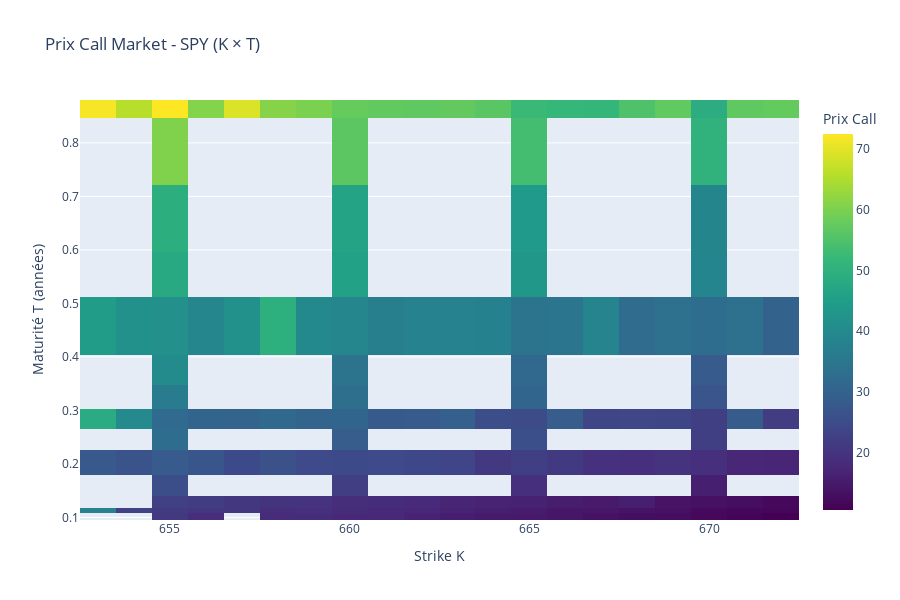
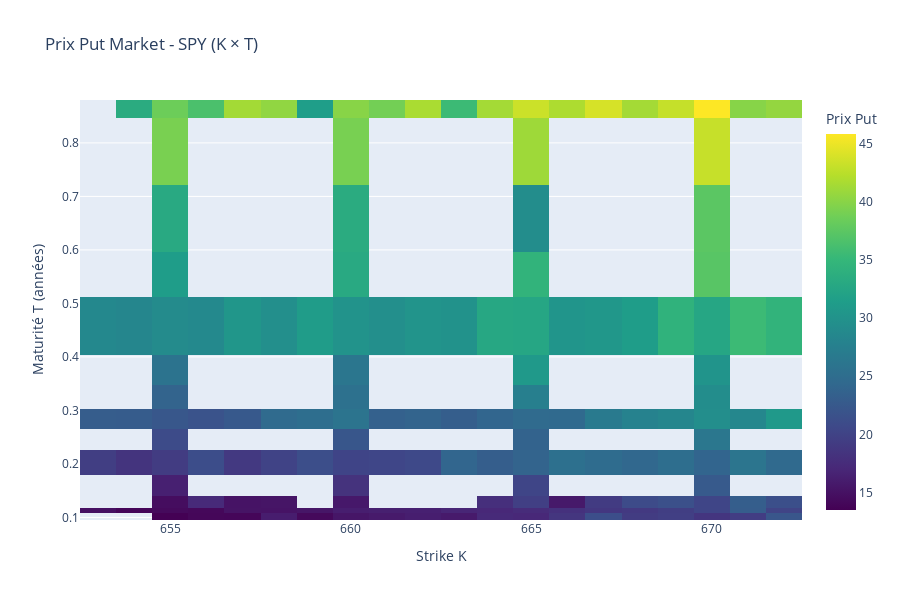

The code cell stored with these charts, in order, in its notebook:
### Markdown cell above
## 8. ÉTAPE 2: Heatmap des Prix Market

### Code cell
print("=" * 80)
print("ÉTAPE 2: Heatmap des Prix Market (K × T)")
print("=" * 80)

# Utiliser les grilles exactes de yfinance
call_prices_market = np.full((len(T_grid_market), len(K_grid_market)), np.nan)
put_prices_market = np.full((len(T_grid_market), len(K_grid_market)), np.nan)

print(f"\nMapping exact des prix market sur la grille K × T (valeurs yfinance)...")

for i, T in enumerate(T_grid_market):
    for j, K in enumerate(K_grid_market):
        # Trouver le prix exact pour (K, T)
        call_match = calls_df[(calls_df["K"] == K) & (calls_df["T"] == T)]
        put_match = puts_df[(puts_df["K"] == K) & (puts_df["T"] == T)]
        
        if len(call_match) > 0:
            call_prices_market[i, j] = call_match["C_mkt"].iloc[0]
        
        if len(put_match) > 0:
            put_prices_market[i, j] = put_match["P_mkt"].iloc[0]

num_call_prices = np.sum(~np.isnan(call_prices_market))
num_put_prices = np.sum(~np.isnan(put_prices_market))
total_points = len(T_grid_market) * len(K_grid_market)
print(f"\n✓ Prix market mappés")
print(f"  Calls: {num_call_prices}/{total_points} points ({100*num_call_prices/total_points:.1f}%)")
print(f"  Puts:  {num_put_prices}/{total_points} points ({100*num_put_prices/total_points:.1f}%)")

# Créer les heatmaps avec plotly
K_mesh_market, T_mesh_market = np.meshgrid(K_grid_market, T_grid_market)

fig_call_market = go.Figure(
    data=go.Heatmap(
        x=K_grid_market,
        y=T_grid_market,
        z=call_prices_market,
        colorscale="Viridis",
        colorbar=dict(title="Prix Call"),
    )
)
fig_call_market.update_layout(
    title=f"Prix Call Market - {TICKER} (K × T)",
    xaxis_title="Strike K",
    yaxis_title="Maturité T (années)",
    width=900, height=600
)
fig_call_market.show()

fig_put_market = go.Figure(
    data=go.Heatmap(
        x=K_grid_market,
        y=T_grid_market,
        z=put_prices_market,
        colorscale="Viridis",
        colorbar=dict(title="Prix Put"),
    )
)
fig_put_market.update_layout(
    title=f"Prix Put Market - {TICKER} (K × T)",
    xaxis_title="Strike K",
    yaxis_title="Maturité T (années)",
    width=900, height=600
)
fig_put_market.show()

print(f"\n✓ Heatmaps des prix market affichées")

### Figure 1 — Plotly figure (JSON) as saved in the notebook; plotly's stock layout.template omitted (floating-point values rounded to 4 significant figures; data arrays with more than 128 entries replaced by an {"elided": "..."} marker saying what was removed)
{"data": [{"colorbar": {"title": {"text": "Prix Call"}}, "colorscale": [[0, "#440154"], [0.1111, "#482878"], [0.2222, "#3e4989"], [0.3333, "#31688e"], [0.4444, "#26828e"], [0.5556, "#1f9e89"], [0.6667, "#35b779"], [0.7778, "#6ece58"], [0.8889, "#b5de2b"], [1, "#fde725"]], "type": "heatmap", "x": [653.0, 654.0, 655.0, 656.0, 657.0, 658.0, 659.0, 660.0, 661.0, 662.0, 663.0, 664.0, 665.0, 666.0, 667.0, 668.0, 669.0, 670.0, 671.0, 672.0], "y": [0.1021, 0.1158, 0.1213, 0.1596, 0.198, 0.2555, 0.2747, 0.3322, 0.3624, 0.4446, 0.5788, 0.6117, 0.8309, 0.8637], "z": {"elided": "14x20 float values"}}], "layout": {"height": 600, "title": {"text": "Prix Call Market - SPY (K × T)"}, "width": 900, "xaxis": {"title": {"text": "Strike K"}}, "yaxis": {"title": {"text": "Maturité T (années)"}}}}

### Figure 2 — Plotly figure (JSON) as saved in the notebook; plotly's stock layout.template omitted (floating-point values rounded to 4 significant figures; data arrays with more than 128 entries replaced by an {"elided": "..."} marker saying what was removed)
{"data": [{"colorbar": {"title": {"text": "Prix Put"}}, "colorscale": [[0, "#440154"], [0.1111, "#482878"], [0.2222, "#3e4989"], [0.3333, "#31688e"], [0.4444, "#26828e"], [0.5556, "#1f9e89"], [0.6667, "#35b779"], [0.7778, "#6ece58"], [0.8889, "#b5de2b"], [1, "#fde725"]], "type": "heatmap", "x": [653.0, 654.0, 655.0, 656.0, 657.0, 658.0, 659.0, 660.0, 661.0, 662.0, 663.0, 664.0, 665.0, 666.0, 667.0, 668.0, 669.0, 670.0, 671.0, 672.0], "y": [0.1021, 0.1158, 0.1213, 0.1596, 0.198, 0.2555, 0.2747, 0.3322, 0.3624, 0.4446, 0.5788, 0.6117, 0.8309, 0.8637], "z": {"elided": "14x20 float values"}}], "layout": {"height": 600, "title": {"text": "Prix Put Market - SPY (K × T)"}, "width": 900, "xaxis": {"title": {"text": "Strike K"}}, "yaxis": {"title": {"text": "Maturité T (années)"}}}}
